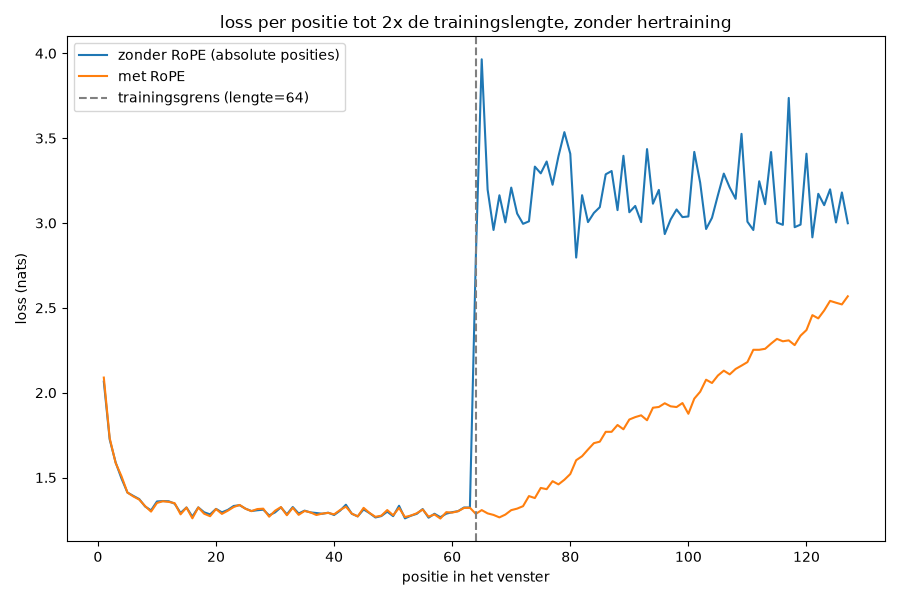

Recreate this plot in Python.
"""Generaliseert RoPE naar een langer venster dan waarop getraind is?

rope_vgl.py trainde en evalueerde allebei de varianten op lengte=64 - een
eerlijke vergelijking, maar niet de test die er echt toe doet. Het beloofde
voordeel van RoPE is dat het geen vaste tabel per absolute positie gebruikt
(zoals gebruik_positie=True dat wel doet), maar Q/K roteert met een hoek die
voor élke positie uit te rekenen is - ook posities die nooit in een
trainingsvenster voorkwamen.

Dit script test dat letterlijk: beide modellen worden getraind op lengte=64
(zoals altijd), en daarna zonder hertraining geëvalueerd op lengte=128 - het
dubbele. Voor het RoPE-model betekent dat: gewoon de rope_cos/rope_sin-tabellen
verder doorrekenen (rope_hoeken is een pure functie van positie, geen geleerd
gewicht). Voor het absolute-positie-model betekent dat: pos_embed had nooit
rijen voor positie 64-127, dus die worden hier met verse, ongetrainde waarden
aangevuld - exact wat er zou gebeuren als genereer() zijn afkap-bescherming
niet had (zie de docstring daar).
"""
from pathlib import Path

import torch
import torch.nn as nn
import matplotlib
matplotlib.use("Agg")
import matplotlib.pyplot as plt

from exp import (train_affiniteitsmodel, loss_per_positie, rope_hoeken, APPARAAT,
                 DATA_MAP, TEKST_BESTANDEN, TRAIN_FRACTIE, CharTokenizer, N_KOPPEN)

N_EMBED, LR, DROPOUT, LENGTE, N_STAPPEN = 160, 5e-3, 0.1, 64, 18000
LENGTE_LANG = 128  # het dubbele - nooit gezien tijdens training

boeken = [(n, (DATA_MAP / n).read_text(encoding="utf-8")) for n in TEKST_BESTANDEN]
tok = CharTokenizer("".join(t for _, t in boeken))
tr, te = [], []
for _, t in boeken:
    d = torch.tensor(tok.encode(t), dtype=torch.long)
    s = int(TRAIN_FRACTIE * len(d))
    tr.append(d[:s]); te.append(d[s:])
train_ids, test_ids = torch.cat(tr).to(APPARAAT), torch.cat(te).to(APPARAAT)
print(f"apparaat={APPARAAT}"
      + (f" ({torch.cuda.get_device_name(0)})" if APPARAAT.type == "cuda" else "")
      + f"  vocab={tok.vocab_size} train={len(train_ids):,}\n", flush=True)

VASTE_KWARGS = dict(
    n_lagen=5, n_embed=N_EMBED, lengte=LENGTE, dropout=DROPOUT, gebruik_layernorm=True,
    lr=LR, n_stappen=N_STAPPEN, n_koppen=N_KOPPEN, losse_qk=True, losse_v=True, uit_projectie=True,
    train_ids=train_ids, test_ids=test_ids, tokenizer=tok, eval_interval=10**9,
)

print("--- trainen zonder RoPE (absolute posities) ---", flush=True)
model_abs, *_ = train_affiniteitsmodel(gebruik_positie=True, gebruik_rope=False, **VASTE_KWARGS)

print("\n--- trainen met RoPE ---", flush=True)
model_rope, *_ = train_affiniteitsmodel(gebruik_positie=False, gebruik_rope=True, **VASTE_KWARGS)

# op lengte=64 (waar ze wel op getraind zijn) - moet dicht bij de bekende
# 1,2781 / 1,2605 uit rope_vgl.py uitkomen, puur als sanity-check dat dit
# dezelfde soort modellen zijn
pp_abs_64 = loss_per_positie(model_abs, test_ids, tok, LENGTE)
pp_rope_64 = loss_per_positie(model_rope, test_ids, tok, LENGTE)
print(f"\nop lengte=64 (getraind):  zonder RoPE {pp_abs_64[-1]:.4f}   met RoPE {pp_rope_64[-1]:.4f}", flush=True)

# --- uitbreiden naar lengte=128, zonder hertraining ---

# RoPE: de hoektabel is pure wiskunde, gewoon opnieuw uitrekenen tot 128
for laag in model_rope.lagen:
    cos, sin = rope_hoeken(laag.attentie.kop_dim, LENGTE_LANG)
    laag.attentie.rope_cos = cos.to(APPARAAT)
    laag.attentie.rope_sin = sin.to(APPARAAT)

# absolute posities: rijen 64-127 bestonden niet, dus nieuwe (ongetrainde) rijen
# aanplakken - precies wat er gebeurt als je voorbij max_lengte gaat zonder de
# afkap-bescherming die genereer() normaal gebruikt
oude_pos_embed = model_abs.pos_embed
nieuwe_pos_embed = nn.Embedding(LENGTE_LANG, N_EMBED).to(APPARAAT)
with torch.no_grad():
    nieuwe_pos_embed.weight[:LENGTE] = oude_pos_embed.weight  # de getrainde rijen behouden
    # rijen [LENGTE:] blijven op hun verse, ongetrainde initialisatie staan
model_abs.pos_embed = nieuwe_pos_embed

pp_abs_128 = loss_per_positie(model_abs, test_ids, tok, LENGTE_LANG)
pp_rope_128 = loss_per_positie(model_rope, test_ids, tok, LENGTE_LANG)
print(f"op lengte=128 (nooit gezien):  zonder RoPE {pp_abs_128[-1]:.4f}   met RoPE {pp_rope_128[-1]:.4f}", flush=True)

print("\n" + "=" * 70)
print(f"{'':>20s}  lengte=64 (getraind)   lengte=128 (extrapolatie)   verschil")
print(f"{'zonder RoPE':>20s}  {pp_abs_64[-1]:>18.4f}   {pp_abs_128[-1]:>22.4f}   {pp_abs_128[-1]-pp_abs_64[-1]:>+.4f}")
print(f"{'met RoPE':>20s}  {pp_rope_64[-1]:>18.4f}   {pp_rope_128[-1]:>22.4f}   {pp_rope_128[-1]-pp_rope_64[-1]:>+.4f}")

# ---------------------------------------------------------------------------
# Plot: loss per positie tot en met 128, met een lijn bij positie 64 waar de
# training-lengte ophield - daar zou zonder RoPE moeten omslaan
# ---------------------------------------------------------------------------
fig, ax = plt.subplots(figsize=(9, 6))
posities = range(1, LENGTE_LANG)
ax.plot(posities, pp_abs_128[1:], color="tab:blue", label="zonder RoPE (absolute posities)")
ax.plot(posities, pp_rope_128[1:], color="tab:orange", label="met RoPE")
ax.axvline(LENGTE, color="gray", linestyle="--", label=f"trainingsgrens (lengte={LENGTE})")
ax.set_xlabel("positie in het venster")
ax.set_ylabel("loss (nats)")
ax.set_title("loss per positie tot 2x de trainingslengte, zonder hertraining")
ax.legend()
fig.tight_layout()
plot_pad = Path(__file__).parent / "rope_extrapolatie.png"
fig.savefig(plot_pad)
print(f"\nplot opgeslagen: {plot_pad}", flush=True)
